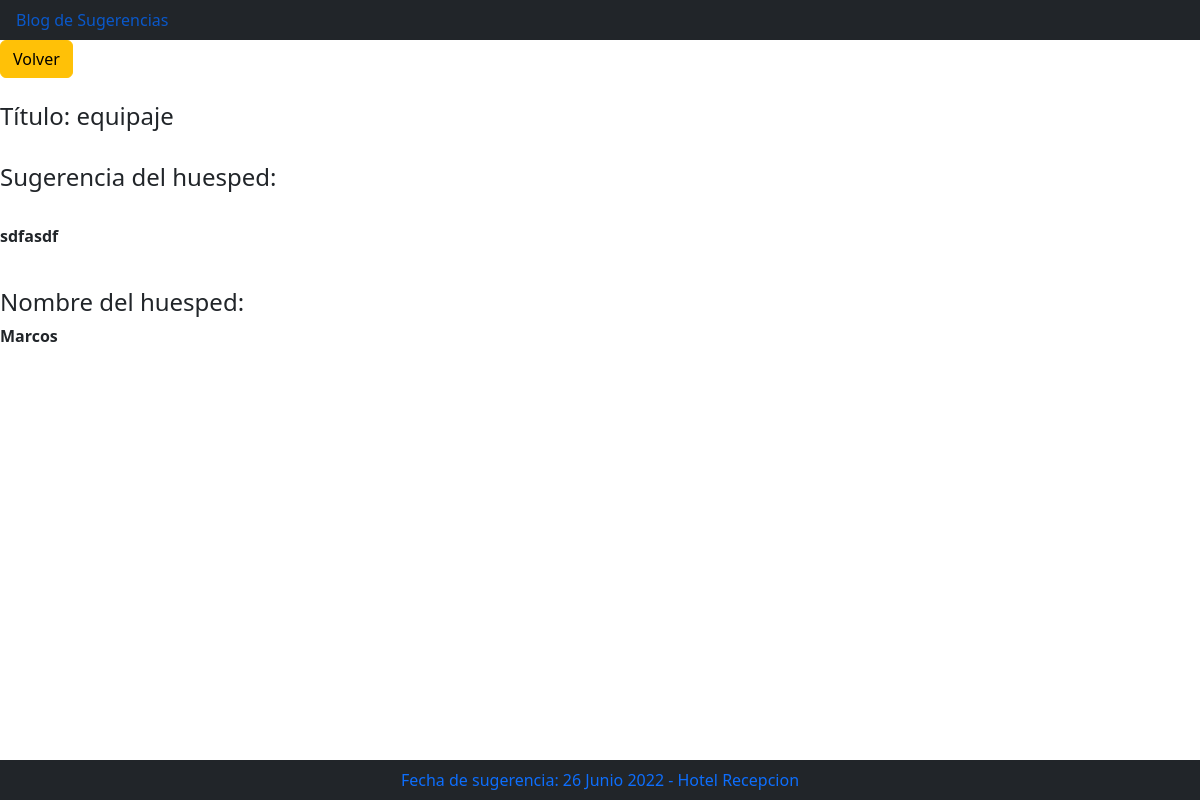
Page /detalle/6/ on the committed database.
### blog/models.py (models this page shows)
class BlogModel(models.Model):
    titulo = models.CharField(max_length=100)
    sub_titulo = models.CharField(max_length=100)
    sugerencia = models.TextField()
    nombre_de_huesped = models.CharField(max_length=100)
    fecha_creacion = models.DateField(auto_now_add=True)

### blog/views.py (the view)
# urls.py: path("detalle/<pk>/",BlogDetail.as_view(),name="blog_detail"),
class BlogDetail(DetailView):
    model = BlogModel
    template_name = "blog/blog_detail.html"

### blog/templates/blog/blog_detail.html (shortened to what this page needs)
{% load bootstrap5 %}
{% bootstrap_css %}
<ul class="nav bg-dark fixed">
  <li class="nav-item">
    <a class="nav-link active" href="{%url  'blog_list' %}"> Blog de Sugerencias </a>
  </li>
</ul>
<div class="row">
    <div class="col">
      {% url 'blog_list' as blog_list_url %}
      {% bootstrap_button "Volver" button_class="btn-warning" button_type="link" href=blog_list_url %}
    <div>
  <div>
  <br>
<div>
    <h4>Título: {{object.titulo}} </h4>
    <br>
    <h4>Sugerencia del huesped: </h4> <br> <p><b> {{object.sugerencia}}</b></p>
    <br>
    <h4> Nombre del huesped: </h4> <b>  {{object.nombre_de_huesped}} </b>
</div>
<ul class="nav bg-dark fixed-bottom justify-content-center">
  <li class="nav-item">
    <a class="nav-link active" href="{% url  'blog_list' %}"> Fecha de sugerencia: {{object.fecha_creacion}} - Hotel Recepcion </a>
  </li>
</ul>

### rows in the picture
BlogModel: titulo "equipaje", sugerencia "sdfasdf", nombre_de_huesped "Marcos", fecha_creacion "26 Junio 2022"
